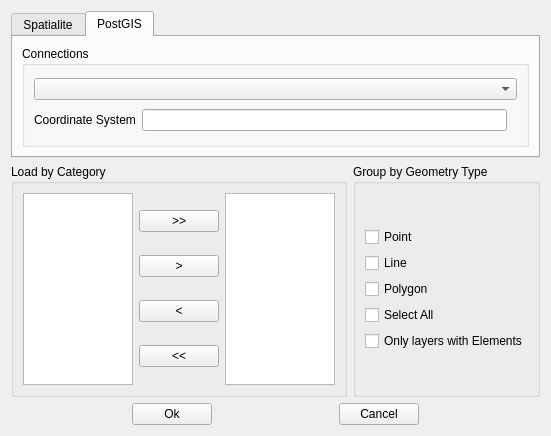
<?xml version="1.0" encoding="UTF-8"?>
<ui version="4.0">
 <class>Dialog</class>
 <widget class="QDialog" name="Dialog">
  <property name="geometry">
   <rect>
    <x>0</x>
    <y>0</y>
    <width>551</width>
    <height>436</height>
   </rect>
  </property>
  <property name="windowTitle">
   <string>Dialog</string>
  </property>
  <layout class="QGridLayout" name="gridLayout_8">
   <item row="0" column="0">
    <widget class="QTabWidget" name="tabWidgetLoadByClass">
     <property name="currentIndex">
      <number>1</number>
     </property>
     <widget class="QWidget" name="tabSpatialite">
      <attribute name="title">
       <string>Spatialite</string>
      </attribute>
      <layout class="QGridLayout" name="gridLayout_7">
       <item row="0" column="0">
        <layout class="QGridLayout" name="gridLayout_6">
         <item row="0" column="0">
          <layout class="QHBoxLayout" name="horizontalLayout">
           <item>
            <widget class="QLabel" name="label">
             <property name="text">
              <string>File                    </string>
             </property>
            </widget>
           </item>
           <item>
            <spacer name="horizontalSpacer_2">
             <property name="orientation">
              <enum>Qt::Horizontal</enum>
             </property>
             <property name="sizeType">
              <enum>QSizePolicy::Minimum</enum>
             </property>
             <property name="sizeHint" stdset="0">
              <size>
               <width>20</width>
               <height>20</height>
              </size>
             </property>
            </spacer>
           </item>
           <item>
            <widget class="QLineEdit" name="spatialiteFileEdit"/>
           </item>
           <item>
            <spacer name="horizontalSpacer_6">
             <property name="orientation">
              <enum>Qt::Horizontal</enum>
             </property>
             <property name="sizeType">
              <enum>QSizePolicy::Minimum</enum>
             </property>
             <property name="sizeHint" stdset="0">
              <size>
               <width>10</width>
               <height>20</height>
              </size>
             </property>
            </spacer>
           </item>
           <item>
            <widget class="QPushButton" name="pushButtonOpenFile">
             <property name="text">
              <string>Search</string>
             </property>
            </widget>
           </item>
          </layout>
         </item>
         <item row="1" column="0">
          <layout class="QHBoxLayout" name="horizontalLayout_2">
           <item>
            <widget class="QLabel" name="label_2">
             <property name="text">
              <string>Coordinate System</string>
             </property>
            </widget>
           </item>
           <item>
            <widget class="QLineEdit" name="spatialiteCrsEdit"/>
           </item>
           <item>
            <spacer name="horizontalSpacer_7">
             <property name="orientation">
              <enum>Qt::Horizontal</enum>
             </property>
             <property name="sizeType">
              <enum>QSizePolicy::Minimum</enum>
             </property>
             <property name="sizeHint" stdset="0">
              <size>
               <width>10</width>
               <height>20</height>
              </size>
             </property>
            </spacer>
           </item>
          </layout>
         </item>
        </layout>
       </item>
      </layout>
     </widget>
     <widget class="QWidget" name="tabPostGIS">
      <attribute name="title">
       <string>PostGIS</string>
      </attribute>
      <layout class="QGridLayout" name="gridLayout_5">
       <item row="0" column="0">
        <widget class="QGroupBox" name="groupBox_3">
         <property name="title">
          <string>Connections</string>
         </property>
         <layout class="QGridLayout" name="gridLayout">
          <item row="0" column="0">
           <layout class="QVBoxLayout" name="verticalLayout">
            <item>
             <widget class="QComboBox" name="comboBoxPostgis"/>
            </item>
           </layout>
          </item>
          <item row="1" column="0">
           <layout class="QHBoxLayout" name="horizontalLayout_12">
            <item>
             <widget class="QLabel" name="label_7">
              <property name="text">
               <string>Coordinate System</string>
              </property>
             </widget>
            </item>
            <item>
             <widget class="QLineEdit" name="postGISCrsEdit"/>
            </item>
            <item>
             <spacer name="horizontalSpacer_20">
              <property name="orientation">
               <enum>Qt::Horizontal</enum>
              </property>
              <property name="sizeType">
               <enum>QSizePolicy::Minimum</enum>
              </property>
              <property name="sizeHint" stdset="0">
               <size>
                <width>10</width>
                <height>20</height>
               </size>
              </property>
             </spacer>
            </item>
           </layout>
          </item>
         </layout>
        </widget>
       </item>
      </layout>
     </widget>
    </widget>
   </item>
   <item row="1" column="0">
    <layout class="QGridLayout" name="gridLayout_4">
     <item row="0" column="0">
      <widget class="QGroupBox" name="groupBox">
       <property name="title">
        <string>Load by Category</string>
       </property>
       <layout class="QGridLayout" name="gridLayout_3">
        <item row="0" column="0">
         <layout class="QHBoxLayout" name="horizontalLayout_3">
          <item>
           <widget class="QListWidget" name="listWidgetCategoryFrom">
            <property name="selectionMode">
             <enum>QAbstractItemView::MultiSelection</enum>
            </property>
           </widget>
          </item>
          <item>
           <layout class="QVBoxLayout" name="verticalLayout_2">
            <item>
             <widget class="QPushButton" name="pushButtonSelectAll">
              <property name="toolTip">
               <string>Select all categories in the database</string>
              </property>
              <property name="text">
               <string>&gt;&gt;</string>
              </property>
             </widget>
            </item>
            <item>
             <widget class="QPushButton" name="pushButtonSelectOne">
              <property name="toolTip">
               <string>Select only the selected</string>
              </property>
              <property name="text">
               <string>&gt;</string>
              </property>
             </widget>
            </item>
            <item>
             <widget class="QPushButton" name="pushButtonDeselectOne">
              <property name="toolTip">
               <string>Remove from list only the selected categories</string>
              </property>
              <property name="text">
               <string>&lt;</string>
              </property>
             </widget>
            </item>
            <item>
             <widget class="QPushButton" name="pushButtonDeselectAll">
              <property name="toolTip">
               <string>Remove all categories</string>
              </property>
              <property name="text">
               <string>&lt;&lt;</string>
              </property>
             </widget>
            </item>
           </layout>
          </item>
          <item>
           <widget class="QListWidget" name="listWidgetCategoryTo">
            <property name="selectionMode">
             <enum>QAbstractItemView::MultiSelection</enum>
            </property>
           </widget>
          </item>
         </layout>
        </item>
       </layout>
      </widget>
     </item>
     <item row="0" column="1">
      <widget class="QGroupBox" name="groupBox_2">
       <property name="title">
        <string>Group by Geometry Type</string>
       </property>
       <layout class="QGridLayout" name="gridLayout_2">
        <item row="0" column="0">
         <layout class="QVBoxLayout" name="verticalLayout_3">
          <item>
           <widget class="QCheckBox" name="checkBoxPoint">
            <property name="text">
             <string>Point</string>
            </property>
           </widget>
          </item>
          <item>
           <widget class="QCheckBox" name="checkBoxLine">
            <property name="text">
             <string>Line</string>
            </property>
           </widget>
          </item>
          <item>
           <widget class="QCheckBox" name="checkBoxPolygon">
            <property name="text">
             <string>Polygon</string>
            </property>
           </widget>
          </item>
          <item>
           <widget class="QCheckBox" name="checkBoxAll">
            <property name="text">
             <string>Select All</string>
            </property>
           </widget>
          </item>
          <item>
           <widget class="QCheckBox" name="checkBoxOnlyWithElements">
            <property name="text">
             <string>Only layers with Elements</string>
            </property>
           </widget>
          </item>
         </layout>
        </item>
       </layout>
      </widget>
     </item>
    </layout>
   </item>
   <item row="2" column="0">
    <layout class="QHBoxLayout" name="horizontalLayout_4">
     <item>
      <spacer name="horizontalSpacer_4">
       <property name="orientation">
        <enum>Qt::Horizontal</enum>
       </property>
       <property name="sizeHint" stdset="0">
        <size>
         <width>40</width>
         <height>20</height>
        </size>
       </property>
      </spacer>
     </item>
     <item>
      <widget class="QPushButton" name="pushButtonOk">
       <property name="text">
        <string>Ok</string>
       </property>
      </widget>
     </item>
     <item>
      <spacer name="horizontalSpacer_3">
       <property name="orientation">
        <enum>Qt::Horizontal</enum>
       </property>
       <property name="sizeHint" stdset="0">
        <size>
         <width>40</width>
         <height>20</height>
        </size>
       </property>
      </spacer>
     </item>
     <item>
      <widget class="QPushButton" name="pushButtonCancel">
       <property name="text">
        <string>Cancel</string>
       </property>
      </widget>
     </item>
     <item>
      <spacer name="horizontalSpacer_5">
       <property name="orientation">
        <enum>Qt::Horizontal</enum>
       </property>
       <property name="sizeHint" stdset="0">
        <size>
         <width>40</width>
         <height>20</height>
        </size>
       </property>
      </spacer>
     </item>
    </layout>
   </item>
  </layout>
 </widget>
 <resources/>
 <connections/>
</ui>
